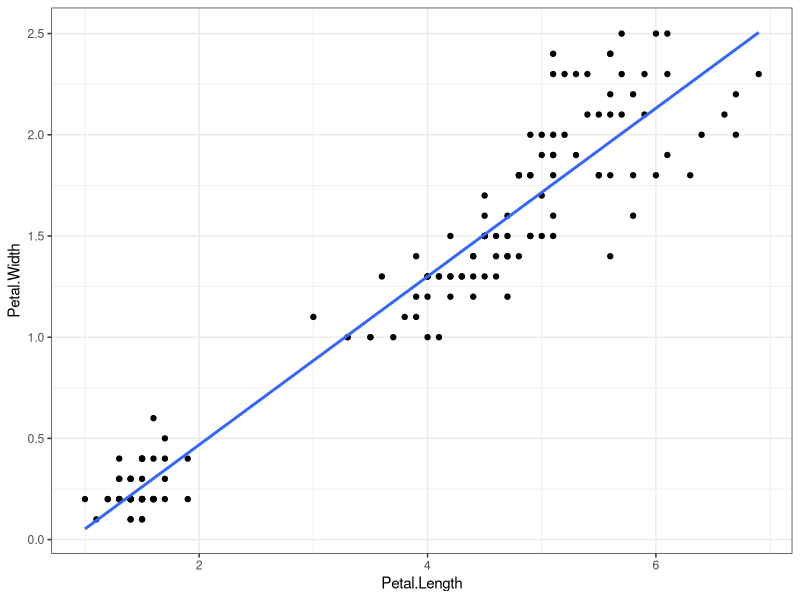

Write R code to recreate this figure.
## ---- chunk 1
library(MASS)
library(dplyr)
library(ggplot2)
knitr::opts_chunk$set(comment = '')
## ---- chunk 2
mean(x = birthwt$bwt)
sd(x = birthwt$bwt)
min(birthwt$bwt)
max(birthwt$bwt)
## ---- chunk 3
median(x = birthwt$bwt)
quantile(x = birthwt$bwt, 0.5)
quantile(x = birthwt$bwt, probs = c(0.05, 0.95))
## ---- chunk 4
summary(object = birthwt$bwt)
## ---- chunk 5
t.test(x = birthwt$bwt, mu = 3200)
## ---- chunk 6
hx_smoking <- birthwt %>% filter(smoke == 1)
no_hx_smoking <- birthwt %>% filter(smoke == 0)

test_smoking <- t.test(x = hx_smoking$bwt, y = no_hx_smoking$bwt)
test_smoking
## ---- chunk 7

ggplot(iris, aes(x = Petal.Length, y = Petal.Width)) +
  geom_point() + 
  geom_smooth(method = 'lm', formula = y ~ x, se = FALSE) + 
  theme_bw()

## ---- chunk 8
bwt_fit <- lm(formula = bwt ~ age, data = birthwt)
summary(bwt_fit)
## ---- chunk 9
bwt_fit <- lm(formula = bwt ~ age + ui, data = birthwt)
summary(bwt_fit)
## ---- chunk 10
bwt_fit <- lm(formula = bwt ~ age + ui + smoke + ht + ptl + as.factor(race), data = birthwt)
summary(bwt_fit)
